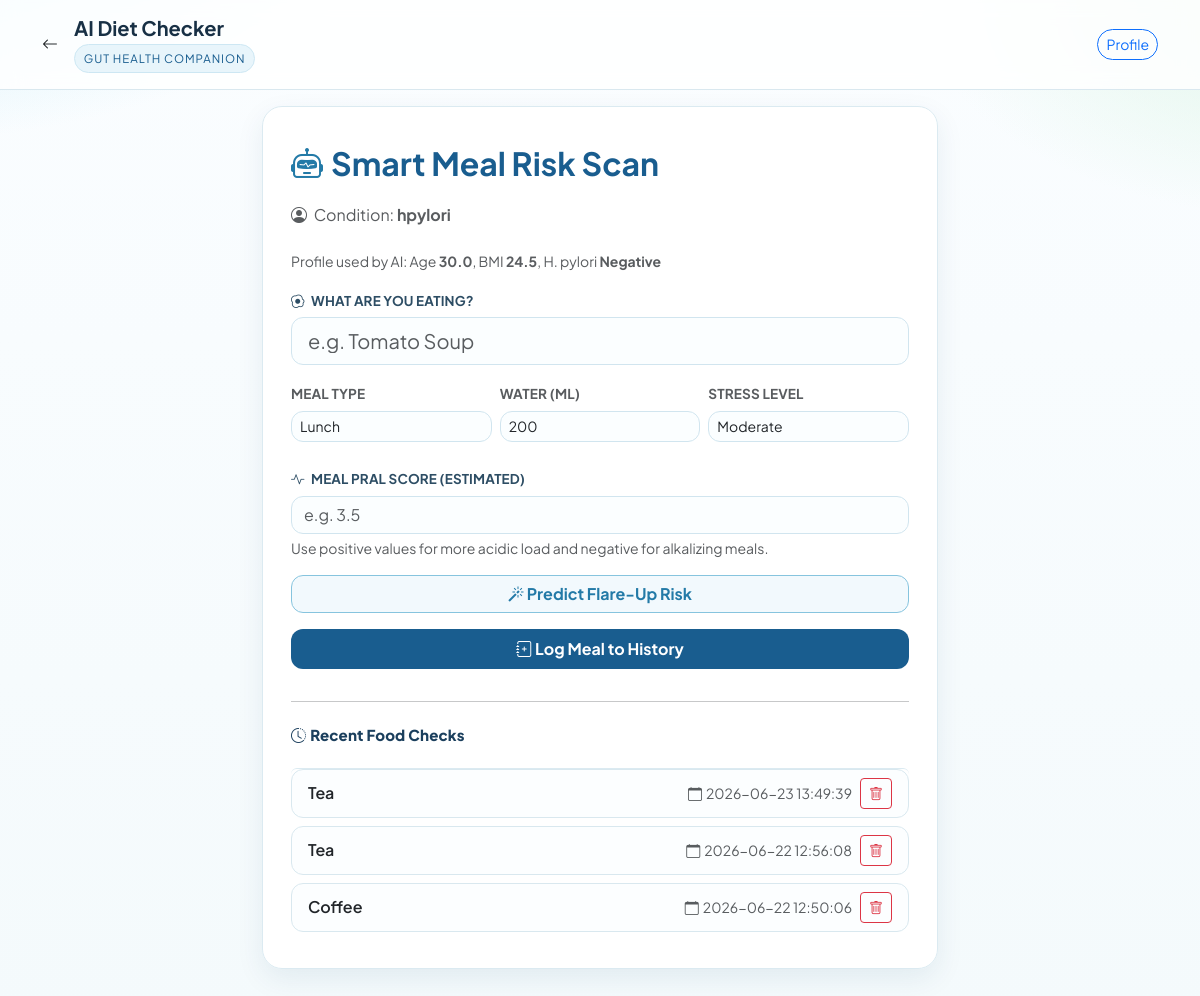
/diet_checker (signed in), run on an earlier commit of the app's database.
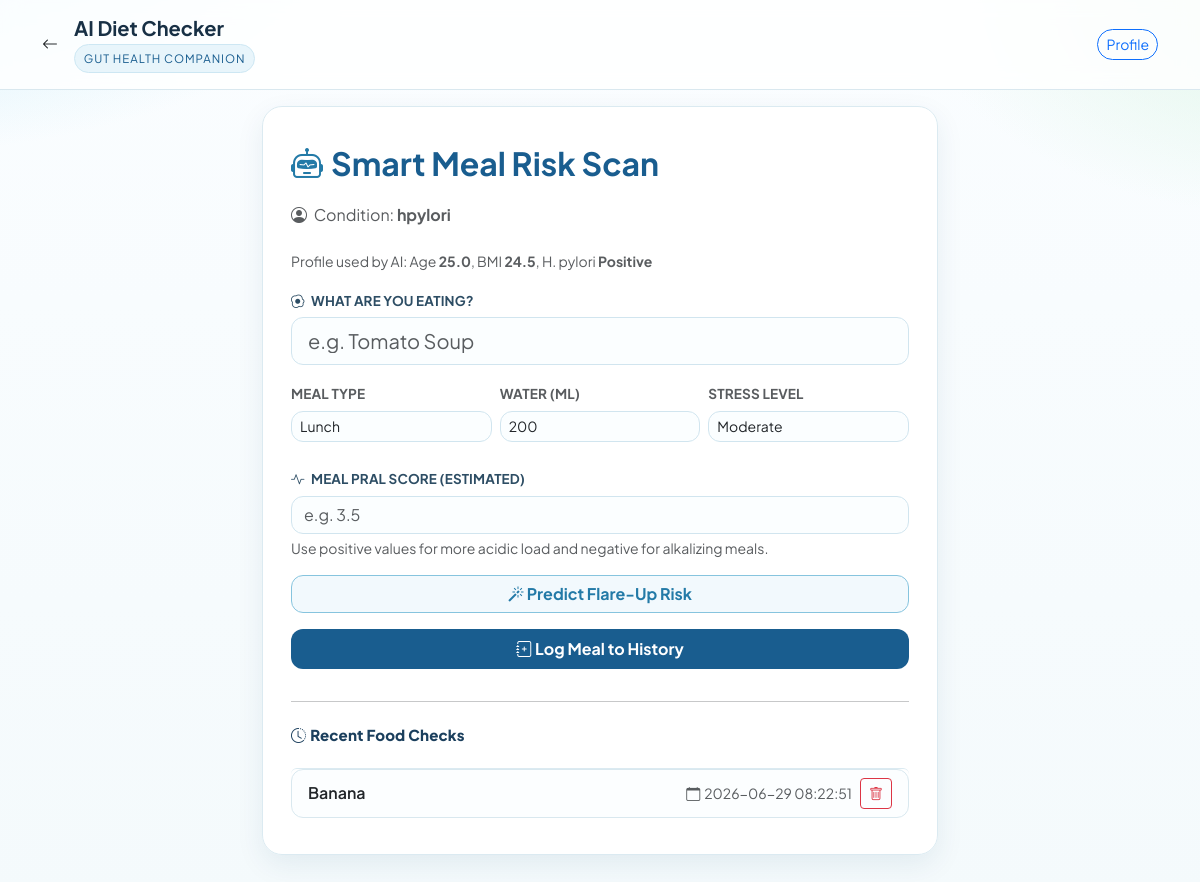
And on a later commit of the database.
### tables this page shows
CREATE TABLE users (
            id INTEGER PRIMARY KEY AUTOINCREMENT,
            name TEXT NOT NULL,
            email TEXT UNIQUE NOT NULL,
            password TEXT NOT NULL,
            condition TEXT NOT NULL
        , is_admin INTEGER DEFAULT 0, is_active INTEGER DEFAULT 1, age REAL DEFAULT 30, bmi REAL DEFAULT 24.5, h_pylori_result TEXT DEFAULT 'Negative');

CREATE TABLE food_logs (
            id INTEGER PRIMARY KEY AUTOINCREMENT,
            user_id INTEGER,
            food_name TEXT,
            timestamp DATETIME DEFAULT CURRENT_TIMESTAMP,
            FOREIGN KEY(user_id) REFERENCES users(id)
        );

### app.py (the view)
@app.route("/diet_checker")
def diet_checker():
    if not is_logged_in():
        return redirect(url_for("login"))
    food = request.args.get("food")
    status = request.args.get("status")
    with get_db() as conn:
        recent_logs = conn.execute("SELECT id, food_name, timestamp FROM food_logs WHERE user_id = ? ORDER BY timestamp DESC LIMIT 5", (session["user_id"],)).fetchall()
        profile_row = conn.execute(
            "SELECT age, bmi, h_pylori_result FROM users WHERE id = ?",
            (session["user_id"],)
        ).fetchone()
    user_profile = {
        "age": to_float(profile_row["age"], 30) if profile_row else 30,
        "bmi": to_float(profile_row["bmi"], 24.5) if profile_row else 24.5,
        "h_pylori_result": (profile_row["h_pylori_result"] if profile_row else "Negative") or "Negative"
    }
    return render_template("diet_checker.html",
                           food=food,
                           status=status,
                           recent_logs=recent_logs,
                           prediction_result=session.get("last_prediction"),
                           condition=session["condition"],
                           user_profile=user_profile)

### app.py (called while the page is built)
def to_float(value, default):
    try:
        return float(value)
    except (TypeError, ValueError):
        return float(default)

@contextmanager
def get_db():
    conn = sqlite3.connect(DB_PATH)
    conn.row_factory = sqlite3.Row
    try:
        yield conn
        conn.commit()
    except Exception as e:
        conn.rollback()
        logging.error(f"Database Error: {e}")
        raise
    finally:
        conn.close()

def is_logged_in():
    return "user_id" in session

### templates/diet_checker.html (shortened to what this page needs)
<!DOCTYPE html>
<html lang="en">
<head>
    <link href="https://cdn.jsdelivr.net/npm/bootstrap@5.3.0/dist/css/bootstrap.min.css" rel="stylesheet">
    <link rel="stylesheet" href="https://cdn.jsdelivr.net/npm/bootstrap-icons@1.10.5/font/bootstrap-icons.css">
</head>
<body>
<div class="header-nav mb-3">
    <div class="container d-flex align-items-center">
        <a href="/" class="text-dark me-3"><i class="bi bi-arrow-left"></i></a>
        <div>
            <h1 class="h5 mb-0 fw-bold">AI Diet Checker</h1>
            <div class="brand-pill mt-1">Gut Health Companion</div>
        </div>
        <div class="ms-auto">
            <a href="{{ url_for('profile') }}" class="btn btn-outline-primary btn-sm rounded-pill">Profile</a>
        </div>
    </div>
</div>
<div class="container container-box">
    <div class="card fade-in-up">
        <div class="d-flex align-items-center mb-3">
            <i class="bi bi-robot me-2" style="font-size: 2rem; color: var(--gh-ai);"></i>
            <h2 class="mb-0 fw-bold" style="color: var(--gh-blue);">Smart Meal Risk Scan</h2>
        </div>
        <p class="text-muted mb-4">
            <i class="bi bi-person-circle me-1"></i> Condition: <strong id="userCondition">{{ condition }}</strong>
        </p>
        <p class="text-muted small mb-3">
            Profile used by AI: Age <strong>{{ user_profile.age }}</strong>, BMI <strong>{{ user_profile.bmi }}</strong>, H. pylori <strong>{{ user_profile.h_pylori_result }}</strong>
        </p>
        <form action="/check" method="POST" id="dietForm" class="mb-2">
            <div class="mb-3">
                <label class="form-label" for="foodInput">
                    <i class="bi bi-egg-fried me-1"></i> What are you eating?
                </label>
                <input type="text" name="food" id="foodInput" class="form-control form-control-lg" placeholder="e.g. Tomato Soup" required autocomplete="off">
            </div>
            <div class="row g-2 mb-4">
                <div class="col-4">
                    <label class="form-label text-muted" style="font-size: 0.85rem;">Meal Type</label>
                    <select class="form-select form-select-sm" id="mealType">
                        <option value="Lunch" selected>Lunch</option>
                    </select>
                </div>
                <div class="col-4">
                    <label class="form-label text-muted" style="font-size: 0.85rem;">Water (ml)</label>
                    <input type="number" class="form-control form-control-sm" id="waterIntake" value="200">
                </div>
                <div class="col-4">
                    <label class="form-label text-muted" style="font-size: 0.85rem;">Stress Level</label>
                    <select class="form-select form-select-sm" id="stressLevel">
                        <option value="Moderate" selected>Moderate</option>
                    </select>
                </div>
            </div>
            <div class="mb-3">
                <label class="form-label" for="pralScoreInput">
                    <i class="bi bi-activity me-1"></i> Meal PRAL Score (estimated)
                </label>
                <input type="number" step="0.1" class="form-control" id="pralScoreInput" placeholder="e.g. 3.5">
                <div class="small text-muted mt-1" id="pralHint">Use positive values for more acidic load and negative for alkalizing meals.</div>
            </div>
            <button type="button" id="aiPredictBtn" class="btn btn-ai w-100 mb-3">
                <i class="bi bi-magic"></i> Predict Flare-Up Risk
            </button>
            <button type="submit" class="btn btn-primary-gh w-100 py-2">
                <i class="bi bi-journal-plus"></i> Log Meal to History
            </button>
        </form>
        <hr class="my-4">
        <h5 class="section-title mb-3"><i class="bi bi-clock-history me-1"></i>Recent Food Checks</h5>
        {% if recent_logs %}
            <ul class="list-group recent-list mt-2">
                {% for log in recent_logs %}
                <li class="list-group-item d-flex justify-content-between align-items-center">
                    <span class="fw-semibold">{{ log.food_name }}</span>
                    <div class="d-flex align-items-center gap-2">
                        <small class="text-muted"><i class="bi bi-calendar me-1"></i>{{ log.timestamp }}</small>
                        <form action="/delete_food_log/{{ log.id }}" method="POST" style="margin:0;" onsubmit="return confirm('Delete this food log?');">
                            <button type="submit" class="btn btn-outline-danger btn-sm px-2"><i class="bi bi-trash"></i></button>
                        </form>
                    </div>
                </li>
                {% endfor %}
            </ul>
        {% else %}
            <p class="text-muted">No food history yet.</p>
        {% endif %}
    </div>
</div>
</body>
</html>

### templates/diet_checker.html (style rules this page uses)
:root { --gh-blue: #195d8f; --gh-blue-2: #1d4f7d; --gh-green: #22b573; --gh-ink: #183045; --gh-soft: #e8f6fb; --gh-bg: #f4fafc; --gh-ai: #237aa7; }
body { background: radial-gradient(60rem 28rem at -12% -10%, #c8eef9 0%, transparent 55%), radial-gradient(45rem 26rem at 108% 0%, #dff6e8 0%, transparent 52%), linear-gradient(180deg, #fafdff 0%, var(--gh-bg) 100%); font-family: 'Plus Jakarta Sans', sans-serif; color: var(--gh-ink); min-height: 100vh; }
.header-nav { background: rgba(255, 255, 255, 0.82); border-bottom: 1px solid #d9e8ef; padding: 16px 0; backdrop-filter: blur(10px); position: sticky; top: 0; z-index: 20; }
.brand-pill { font-size: 0.72rem; letter-spacing: 0.08em; text-transform: uppercase; color: var(--gh-blue); background: #e8f5fb; border: 1px solid #cde7f3; padding: 0.3rem 0.55rem; border-radius: 999px; }
.container-box { max-width: 700px; margin: auto; margin-top: 12px; padding-bottom: 50px; }
.card { border-radius: 20px; border: 1px solid #dbeaf1; box-shadow: 0 10px 28px rgba(19, 70, 105, 0.08); background: rgba(255, 255, 255, 0.95); padding: 32px 28px 28px 28px; }
.section-title { font-size: 0.94rem; font-weight: 800; letter-spacing: 0.01em; margin-bottom: 1rem; color: #1b3f5d; }
.recent-list .list-group-item { border-radius: 12px; border: 1px solid #d9e8ef; margin-bottom: 8px; background: #fcfeff; }
.form-label { font-weight: 700; color: #2d4d64; font-size: 0.84rem; letter-spacing: 0.01em; text-transform: uppercase; margin-bottom: 0.4rem; }
.form-control, .form-select { border-radius: 12px; border: 1px solid #d1e5ef; background: #fbfeff; }
.btn-primary-gh { background-color: var(--gh-blue); border: none; color: #fff; border-radius: 12px; font-weight: 700; transition: transform 0.18s ease, background-color 0.2s ease, box-shadow 0.2s ease; }
.btn-ai { border: 1px solid #86c4de; color: var(--gh-ai); background: #f2f9fd; border-radius: 12px; font-weight: 700; transition: all 0.2s ease; }
.fade-in-up { animation: fadeInUp 0.45s ease both; }

What changed in the data, as far as the page shows it:
removed food_logs: food_name "Tea", timestamp "2026-06-23 13:49:39"
removed food_logs: food_name "Tea", timestamp "2026-06-22 12:56:08"
removed food_logs: food_name "Coffee", timestamp "2026-06-22 12:50:06"
changed users "hpylori": age "30.0" → "25.0"; h_pylori_result "Negative" → "Positive"
added food_logs: food_name "Banana", timestamp "2026-06-29 08:22:51"
